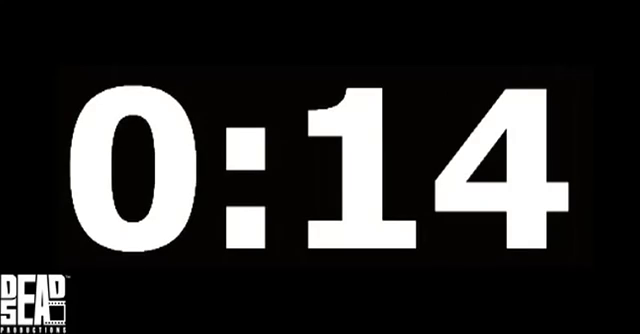
#> input picture frame 55 of openCV/Videos/Vid1.mp4, 640 x 334 px
$ python rescale.py
#> lines starting #> are read from the running program, lines starting #| are printed output that depends on the picture
#> further down, frame is the input picture: shape (334, 640, 3); mean B, G, R 47.8, 48.4, 49
import cv2 as cv
from cv2 import INTER_AREA

'''img = cv.imread("Images\img3.jpg")
cv.imshow("Image",img)'''

def rescaleFrame(frame,scale=0.75):
#> called with scale = 0.5
    height=int(frame.shape[0]*scale)
#> height = 167
    width=int(frame.shape[1]*scale)
#> width = 320

    dimensions=(width,height)
#> dimensions = (320, 167)

    return cv.resize(frame,dimensions,interpolation=INTER_AREA)
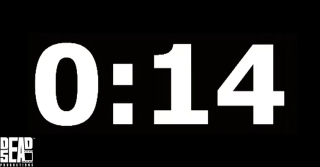
#> returned value: shape (167, 320, 3); mean of channels 0, 1, 2 47.9, 48.5, 49.1; drawn as B, G, R

video=cv.VideoCapture('Videos\Vid1.mp4')

while (video.isOpened()):
    isTrue,frame=video.read()
    frame_resized=rescaleFrame(frame,scale=0.5)

    cv.imshow('Video',frame)
    cv.imshow('Video Resized',frame_resized)

    if cv.waitKey(20) & 0xFF==ord('d'):
#> (key Esc is pressed here)
        break

video.release()
cv.destroyAllWindows()

$ run again, starting later in the video
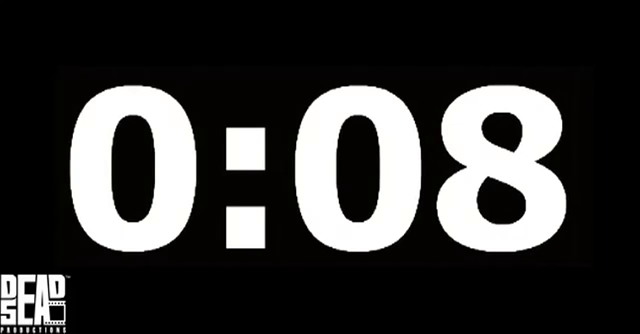
#> input picture frame 251 of openCV/Videos/Vid1.mp4, 640 x 334 px
#> frame is the input picture: shape (334, 640, 3); mean B, G, R 56.9, 57.4, 58
#> in rescaleFrame, `return cv.resize(frame,dimensions,interpolation=INTER_AREA)`:
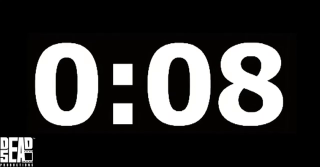
#> returned value: shape (167, 320, 3); mean of channels 0, 1, 2 56.9, 57.5, 58; drawn as B, G, R

$ run again, starting later in the video
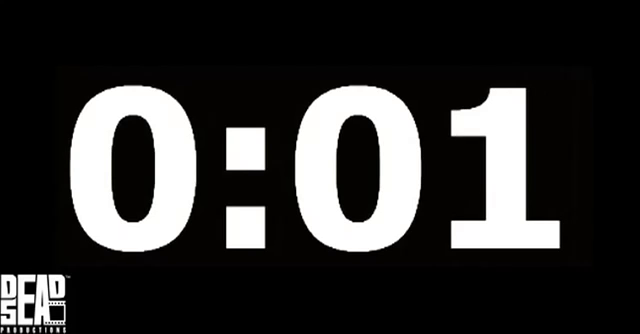
#> input picture frame 447 of openCV/Videos/Vid1.mp4, 640 x 334 px
#> frame is the input picture: shape (334, 640, 3); mean B, G, R 50.5, 51.1, 51.7
#> in rescaleFrame, `return cv.resize(frame,dimensions,interpolation=INTER_AREA)`:
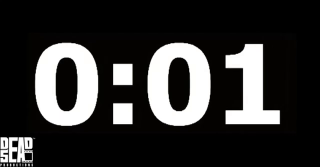
#> returned value: shape (167, 320, 3); mean of channels 0, 1, 2 50.5, 51.2, 51.7; drawn as B, G, R
